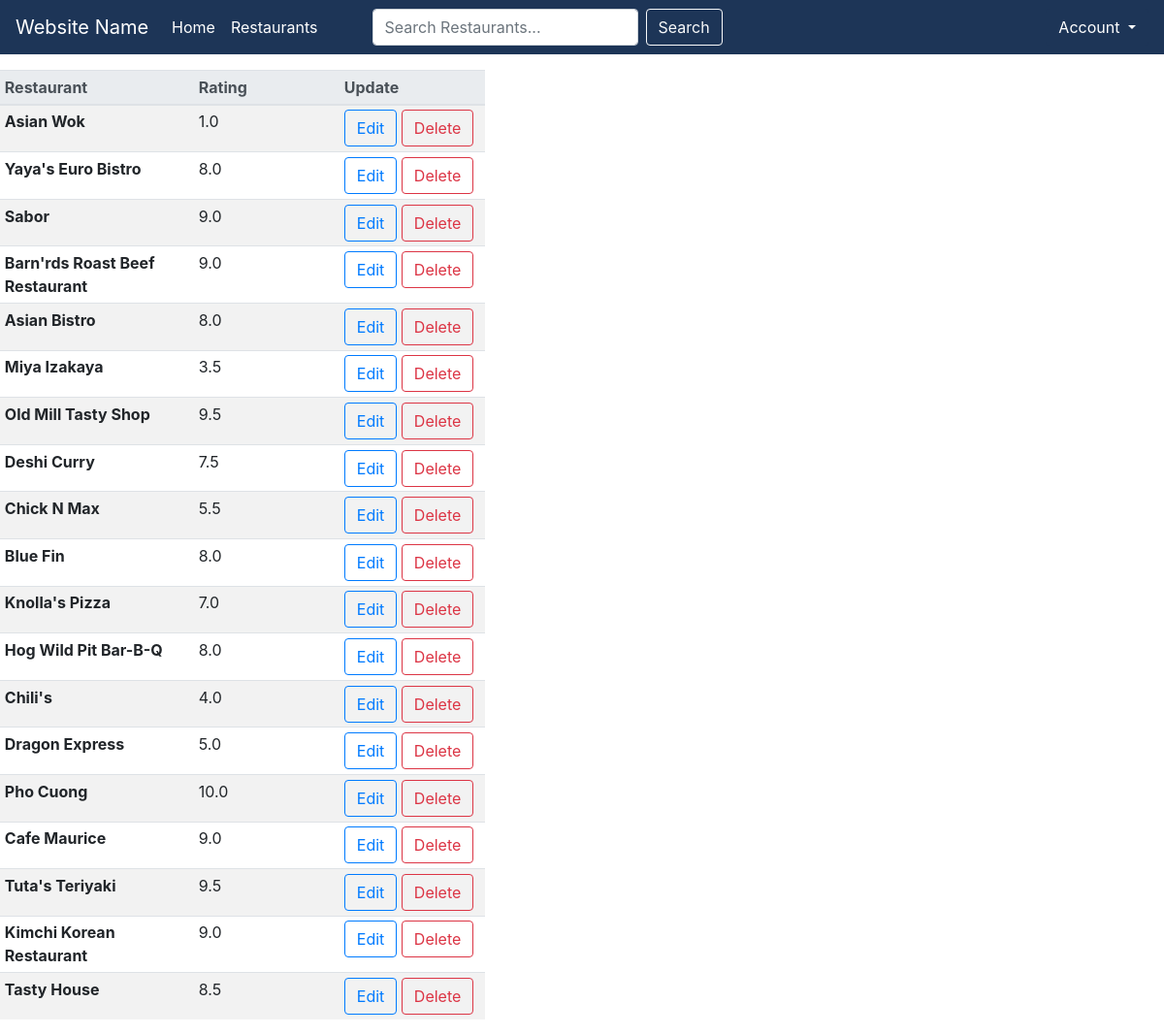
The app's page /profile/2/ with its own data.
### restaurants/models.py (models this page shows, shortened)
class Rating(models.Model):
    user = models.ForeignKey(
        User, on_delete=models.CASCADE, null=False)
    restaurant = models.ForeignKey(
        Restaurant, on_delete=models.CASCADE, null=False)
    rating = models.DecimalField(decimal_places=1, max_digits=3)
    review = models.TextField(null=True, blank=True)
    updated = models.DateTimeField(auto_now=True)
    created = models.DateTimeField(auto_now_add=True)
    class Meta:
        ordering = ['-updated', '-created']

class Restaurant(models.Model):
    name = models.CharField(max_length=100, null=False)
    tags = models.CharField(max_length=50, null=True)
    class Meta:
        db_table = "restaurant"
    def __str__(self):
        return self.name

### restaurants/views.py (the view)
# urls.py: path("profile/<str:pk>/", views.userProfile, name="user-profile"),
def userProfile(request, pk):
    user = User.objects.get(id=pk)
    ratings = Rating.objects.filter(user=pk)
    context = {'user': user, 'ratings': ratings}
    return render(request, "restaurants/profile.html", context)

### restaurants/templates/restaurants/profile.html (shortened to what this page needs)
{% extends 'restaurants/base.html' %}
{% block content %}
<table class="table table-striped table-sm" style="width:500px;">
    <thead class="thead-light">
      <tr>
        <th scope="col" style="width:200px;">Restaurant</th>
        <th scope="col" style="width:150px;">Rating</th>
        <th scope="col" style="width:150px;">Update</th>
      </tr>
    </thead>
    <tbody>
      {% for rating in ratings %}
      <tr>
        <th scope="row">{{rating.restaurant}}</th>
        <td>{{rating.rating}}</td>
        <td>
          <a
            class="btn btn-outline-primary"
            href="{% url 'update-rating' rating.id %}">Edit</a>
          <a
            class="btn btn-outline-danger"
            href="{% url 'delete-rating' rating.id %}">Delete</a>
        </td>
      </tr>
      {% endfor %}
    </tbody>
  </table>
{% endblock %}

### records on screen
Rating: restaurant "Asian Wok", rating "1.0"
Rating: restaurant "Yaya's Euro Bistro", rating "8.0"
Rating: restaurant "Sabor", rating "9.0"
Rating: restaurant "Barn'rds Roast Beef Restaurant", rating "9.0"
Rating: restaurant "Asian Bistro", rating "8.0"
Rating: restaurant "Miya Izakaya", rating "3.5"
Rating: restaurant "Old Mill Tasty Shop", rating "9.5"
Rating: restaurant "Deshi Curry", rating "7.5"
Rating: restaurant "Chick N Max", rating "5.5"
Rating: restaurant "Blue Fin", rating "8.0"
Rating: restaurant "Knolla's Pizza", rating "7.0"
Rating: restaurant "Hog Wild Pit Bar-B-Q", rating "8.0"
Rating: restaurant "Chili's", rating "4.0"
Rating: restaurant "Dragon Express", rating "5.0"
Rating: restaurant "Pho Cuong", rating "10.0"
Rating: restaurant "Cafe Maurice", rating "9.0"
Rating: restaurant "Tuta's Teriyaki", rating "9.5"
Rating: restaurant "Kimchi Korean Restaurant", rating "9.0"
Rating: restaurant "Tasty House", rating "8.5"
